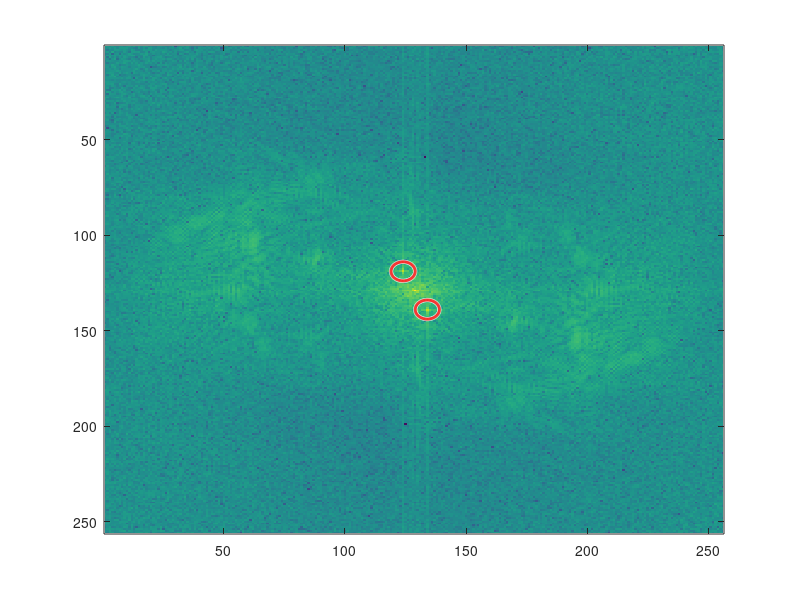

The MATLAB script that drew this image: (Note: this script raises an error after producing the figure.)
%% Q3. Notch Filter
% Author: Dhruv Ilesh Shah

close all
load('data/image_low_frequency_noise.mat');

%% Log-plot of the Fourier Transform

Fimg = fft2(Z);
Fimg_shifted = fftshift(Fimg);
Flog = log(abs(Fimg_shifted));
figure, imagesc(Flog)

%% Identifying Noise
% For this part, we run impixelinfo on the log-Fourier of the image and
% notice two abnormal peaks as shown below

noisy_f = [124, 119; 134, 139]; % Observed
viscircles(noisy_f, [5; 5]);

%% Ideal Notch Filter
% We see that the noise frequencies are almost pure (single-pixel) impulses,
% and we use an ideal cross-hair notch of pixel-size 2-3

noisy_sub = sub2ind(size(Fimg_shifted), noisy_f(:, 2), noisy_f(:, 1));
notch_filter = ones(size(Fimg_shifted));
notch_filter(noisy_sub) = 0;
se = strel('disk', 1, 4);
notch_filter = imerode(notch_filter, se);
notch_filter = imerode(notch_filter, se);
notch_filter = imerode(notch_filter, se); % A simple trick to circular notch

Fimg_rec = Fimg_shifted.*notch_filter; % Setting the noisy frequencies to zero
img_rec = ifft2(ifftshift(Fimg_rec));

figure('Position', [100, 100, 1000, 500])
subplot(1, 2, 1), imshow(mat2gray(Z));
subplot(1, 2, 2), imshow(mat2gray(img_rec));